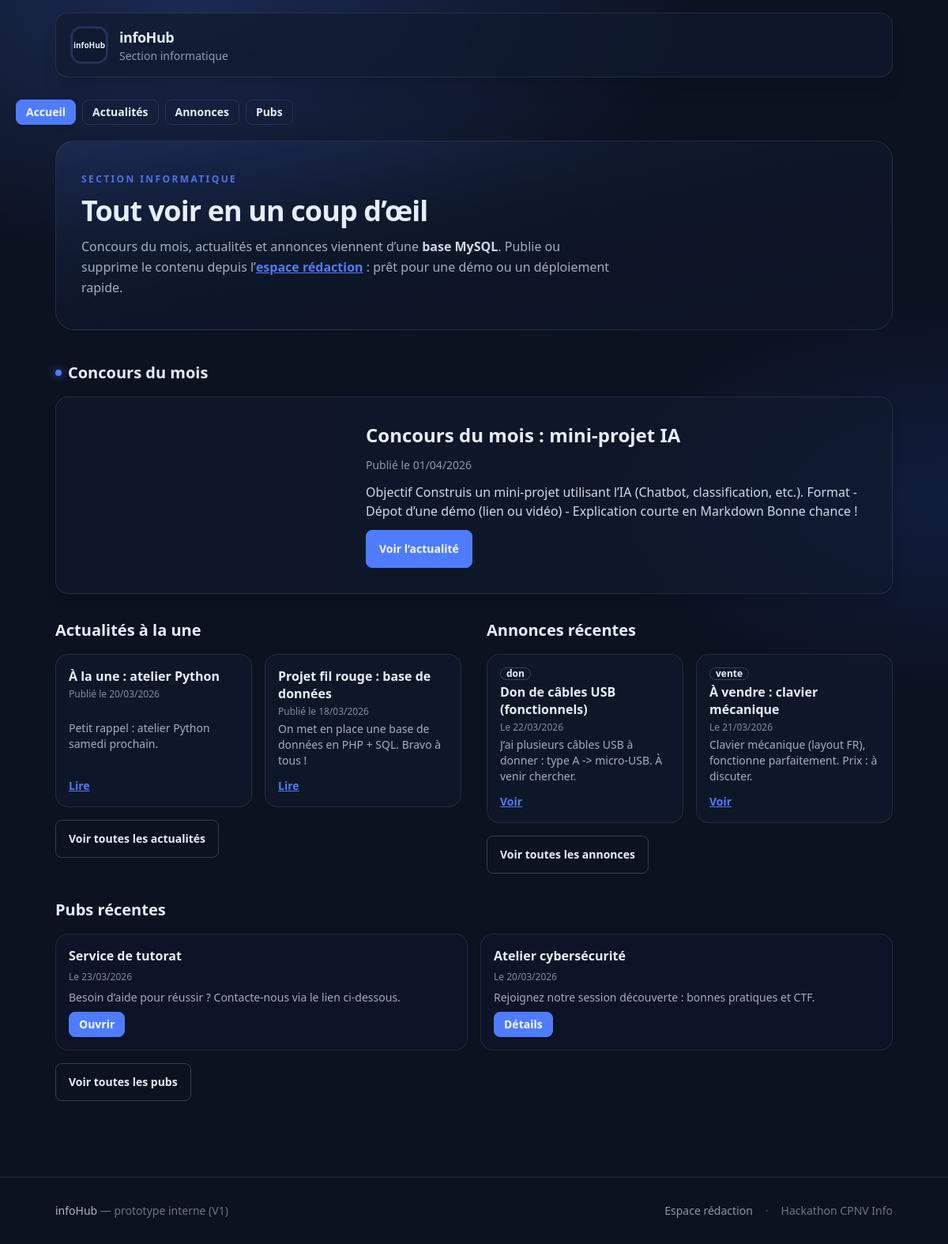
The page / on the database its author committed.
### tables this page shows
CREATE TABLE IF NOT EXISTS news (
  id INT AUTO_INCREMENT PRIMARY KEY,
  title VARCHAR(255) NOT NULL,
  content TEXT NOT NULL,
  image_path VARCHAR(255) NULL,
  is_featured TINYINT(1) NOT NULL DEFAULT 0,
  contest_month CHAR(7) NULL,
  published_at DATETIME NOT NULL DEFAULT CURRENT_TIMESTAMP
);

CREATE TABLE IF NOT EXISTS announcements (
  id INT AUTO_INCREMENT PRIMARY KEY,
  title VARCHAR(255) NOT NULL,
  content TEXT NOT NULL,
  image_path VARCHAR(255) NULL,
  category_slug VARCHAR(50) NOT NULL,
  is_featured TINYINT(1) NOT NULL DEFAULT 0,
  posted_at DATETIME NOT NULL DEFAULT CURRENT_TIMESTAMP,
  CONSTRAINT chk_ann_category CHECK (category_slug IN ('vente','don','covoiturage','aide','petits_boulots','autres'))
);

CREATE TABLE IF NOT EXISTS ads (
  id INT AUTO_INCREMENT PRIMARY KEY,
  title VARCHAR(255) NOT NULL,
  content TEXT NOT NULL,
  image_path VARCHAR(255) NULL,
  link_url VARCHAR(500) NULL,
  posted_at DATETIME NOT NULL DEFAULT CURRENT_TIMESTAMP
);

### lib/db.php (called while the page is built, shortened)
<?php
function db(): PDO
{
  static $pdo = null;
  if ($pdo instanceof PDO) {
    return $pdo;
  }
  $dsn = sprintf(
    'mysql:host=%s;port=%d;dbname=%s;charset=utf8mb4',
    DB_HOST,
    DB_PORT,
    DB_NAME
  );
  $pdo = new PDO($dsn, DB_USER, DB_PASS, [
    PDO::ATTR_ERRMODE => PDO::ERRMODE_EXCEPTION,
    PDO::ATTR_DEFAULT_FETCH_MODE => PDO::FETCH_ASSOC,
  ]);
  return $pdo;
}

### lib/repositories.php (called while the page is built, shortened)
<?php
require_once __DIR__ . '/db.php';
require_once __DIR__ . '/markdown.php';
function getContestOfMonth(string $yyyyMm): ?array
{
  $sql = "SELECT * FROM news WHERE contest_month = :month ORDER BY published_at DESC LIMIT 1";
  $stmt = db()->prepare($sql);
  $stmt->execute(['month' => $yyyyMm]);
  $row = $stmt->fetch();
  if ($row) {
    return $row;
  }
  $sql = "SELECT * FROM news WHERE contest_month IS NOT NULL ORDER BY published_at DESC LIMIT 1";
  $stmt = db()->query($sql);
  $row = $stmt->fetch();
  return $row ?: null;
}
function getLatestFeaturedNews(int $limit): array
{
  $pdo = db();
  $featuredStmt = $pdo->prepare(
    "SELECT * FROM news WHERE is_featured = 1 ORDER BY published_at DESC LIMIT :lim"
  );
  $featuredStmt->bindValue(':lim', $limit, PDO::PARAM_INT);
  $featuredStmt->execute();
  $featured = $featuredStmt->fetchAll();
  if (count($featured) >= $limit) {
    return $featured;
  }
  $excludedIds = array_filter(array_map(static fn ($r) => (int)$r['id'], $featured));
  $remaining = $limit - count($featured);
  $in = implode(',', array_fill(0, count($excludedIds), '?'));
  $fallbackStmt = $pdo->prepare(
    "SELECT * FROM news WHERE id NOT IN ($in) ORDER BY published_at DESC LIMIT :lim"
  );
  $fallbackStmt->bindValue(':lim', $remaining, PDO::PARAM_INT);
  $fallbackStmt->execute();
  return array_merge($featured, $fallbackStmt->fetchAll());
}
function getLatestFeaturedAnnouncements(int $limit): array
{
  $pdo = db();
  $featuredStmt = $pdo->prepare(
    "SELECT * FROM announcements WHERE is_featured = 1 ORDER BY posted_at DESC LIMIT :lim"
  );
  $featuredStmt->bindValue(':lim', $limit, PDO::PARAM_INT);
  $featuredStmt->execute();
  $featured = $featuredStmt->fetchAll();
  if (count($featured) >= $limit) {
    return $featured;
  }
  $excludedIds = array_filter(array_map(static fn ($r) => (int)$r['id'], $featured));
  $remaining = $limit - count($featured);
  $in = implode(',', array_fill(0, count($excludedIds), '?'));
  $fallbackStmt = $pdo->prepare(
    "SELECT * FROM announcements WHERE id NOT IN ($in) ORDER BY posted_at DESC LIMIT :lim"
  );
  $fallbackStmt->bindValue(':lim', $remaining, PDO::PARAM_INT);
  $fallbackStmt->execute();
  return array_merge($featured, $fallbackStmt->fetchAll());
}
function getLatestAds(int $limit): array
{
  $stmt = db()->prepare("SELECT * FROM ads ORDER BY posted_at DESC LIMIT :lim");
  $stmt->bindValue(':lim', $limit, PDO::PARAM_INT);
  $stmt->execute();
  return $stmt->fetchAll();
}

### pages/home.php (the view, shortened to what this page needs)
<?php
require_once __DIR__ . '/../lib/repositories.php';
?>
<?php require __DIR__ . '/../templates/header.php'; ?>
<?php
$currentMonth = date('Y-m');
$contest = getContestOfMonth($currentMonth);
$news = getLatestFeaturedNews(2);
$announcements = getLatestFeaturedAnnouncements(2);
$ads = getLatestAds(2);
?>
<section class="mb-10 rounded-2xl sm:rounded-3xl border border-base-content/10 bg-gradient-to-br from-primary/15 via-base-200/50 to-base-200/30 px-4 py-7 sm:px-8 sm:py-10 animate-fade-in [animation-fill-mode:both] min-w-0 max-w-full">
  <p class="text-xs font-bold uppercase tracking-[0.18em] sm:tracking-[0.2em] text-primary/90 mb-3 break-words">Section informatique</p>
  <h1 class="text-2xl min-[400px]:text-3xl sm:text-4xl font-bold tracking-tight text-base-content mb-3 leading-tight text-balance break-words">Tout voir en un coup d’œil</h1>
  <p class="text-base text-base-content/70 max-w-2xl leading-relaxed break-words">
    Concours du mois, actualités et annonces viennent d’une <strong class="text-base-content/90">base MySQL</strong>.
    Publie ou supprime le contenu depuis l’<a href="admin/login.php" class="link link-primary font-semibold">espace rédaction</a> : prêt pour une démo ou un déploiement rapide.
  </p>
</section>
<section class="my-6 animate-fade-in [animation-delay:80ms] [animation-fill-mode:both]">
  <h2 class="text-xl font-bold mb-4 flex items-center gap-2">
    <span class="h-2 w-2 rounded-full bg-primary shadow-[0_0_12px_rgba(79,124,255,0.8)]" aria-hidden="true"></span>
    Concours du mois
  </h2>
  <?php if ($contest): ?>
    <article class="card lg:card-side bg-base-200/65 border border-base-content/10 shadow-lg hover:shadow-xl transition-shadow duration-300 overflow-x-clip min-w-0 max-w-full">
      <figure class="w-full lg:w-[min(100%,360px)] shrink-0 bg-base-300/40 p-2 sm:p-3 min-w-0">
      </figure>
      <div class="card-body gap-3 min-w-0">
        <h2 class="card-title text-xl min-[400px]:text-2xl font-bold break-words"><?= h($contest['title']) ?></h2>
        <p class="text-sm text-base-content/60">
          Publié le <?= h(date_format(new DateTime($contest['published_at']), 'd/m/Y')) ?>
        </p>
        <div class="rich text-base-content/90">
          <?= render_markdown(markdown_snippet((string)$contest['content'], 260)) ?>
        </div>
        <a class="btn btn-primary w-fit transition-transform duration-200 hover:scale-[1.02]" href="index.php?route=news_detail&id=<?= (int)$contest['id'] ?>">Voir l’actualité</a>
      </div>
    </article>
  <?php endif; ?>
</section>
<section class="my-8 grid gap-8 lg:grid-cols-2 animate-fade-in [animation-delay:120ms] [animation-fill-mode:both]">
  <div>
    <h2 class="text-xl font-bold mb-4">Actualités à la une</h2>
    <div class="grid gap-4 sm:grid-cols-2">
      <?php foreach ($news as $n): ?>
        <article class="card bg-base-200/60 border border-base-content/10 overflow-x-clip min-w-0 max-w-full hover:-translate-y-0.5 hover:shadow-lg transition-all duration-300">
          <div class="card-body p-4 gap-1">
            <h3 class="font-bold text-base leading-snug"><?= h($n['title']) ?></h3>
            <p class="text-xs text-base-content/55">Publié le <?= h(date_format(new DateTime($n['published_at']), 'd/m/Y')) ?></p>
            <p class="text-sm text-base-content/70 line-clamp-3"><?= h(markdown_snippet((string)$n['content'], 140)) ?></p>
            <a class="link link-primary font-bold text-sm mt-2 w-fit" href="index.php?route=news_detail&id=<?= (int)$n['id'] ?>">Lire</a>
          </div>
        </article>
      <?php endforeach; ?>
    </div>
    <a class="btn btn-outline border-base-content/20 mt-4 transition-all duration-200 hover:border-primary/50" href="index.php?route=news">Voir toutes les actualités</a>
  </div>
  <div>
    <h2 class="text-xl font-bold mb-4">Annonces récentes</h2>
    <div class="grid gap-4 sm:grid-cols-2">
      <?php foreach ($announcements as $a): ?>
        <article class="card bg-base-200/60 border border-base-content/10 overflow-x-clip min-w-0 max-w-full hover:-translate-y-0.5 hover:shadow-lg transition-all duration-300">
          <div class="card-body p-4 gap-1">
            <span class="badge badge-outline badge-sm font-semibold w-fit border-base-content/20"><?= h($a['category_slug']) ?></span>
            <h3 class="font-bold text-base leading-snug"><?= h($a['title']) ?></h3>
            <p class="text-xs text-base-content/55">Le <?= h(date_format(new DateTime($a['posted_at']), 'd/m/Y')) ?></p>
            <p class="text-sm text-base-content/70 line-clamp-3"><?= h(markdown_snippet((string)$a['content'], 140)) ?></p>
            <a class="link link-primary font-bold text-sm mt-2 w-fit" href="index.php?route=announcement_detail&id=<?= (int)$a['id'] ?>">Voir</a>
          </div>
        </article>
      <?php endforeach; ?>
    </div>
    <a class="btn btn-outline border-base-content/20 mt-4 transition-all duration-200 hover:border-primary/50" href="index.php?route=announcements">Voir toutes les annonces</a>
  </div>
</section>
<section class="my-8 animate-fade-in [animation-delay:160ms] [animation-fill-mode:both]">
  <h2 class="text-xl font-bold mb-4">Pubs récentes</h2>
  <div class="grid gap-4 sm:grid-cols-2">
    <?php foreach ($ads as $ad): ?>
      <article class="card bg-base-300/50 border border-base-content/10 overflow-x-clip min-w-0 max-w-full hover:-translate-y-0.5 hover:shadow-lg transition-all duration-300">
        <div class="card-body p-4 gap-2">
          <h3 class="font-bold text-base leading-snug"><?= h($ad['title']) ?></h3>
          <p class="text-xs text-base-content/55">Le <?= h(date_format(new DateTime($ad['posted_at']), 'd/m/Y')) ?></p>
          <p class="text-sm text-base-content/70 line-clamp-3"><?= h(markdown_snippet((string)$ad['content'], 160)) ?></p>
          <?php if (!empty($ad['link_url'])): ?>
            <a class="btn btn-primary btn-sm w-fit transition-transform duration-200 hover:scale-[1.02]" href="<?= h($ad['link_url']) ?>" target="_blank" rel="noopener noreferrer">Ouvrir</a>
          <?php else: ?>
            <a class="btn btn-primary btn-sm w-fit transition-transform duration-200 hover:scale-[1.02]" href="index.php?route=ad_detail&id=<?= (int)$ad['id'] ?>">Détails</a>
          <?php endif; ?>
        </div>
      </article>
    <?php endforeach; ?>
  </div>
  <a class="btn btn-outline border-base-content/20 mt-4 transition-all duration-200 hover:border-primary/50" href="index.php?route=ads">Voir toutes les pubs</a>
</section>
<?php require __DIR__ . '/../templates/footer.php'; ?>

### index.php (shortened to what this page needs)
<?php
require_once __DIR__ . '/lib/db.php';
require_once __DIR__ . '/lib/markdown.php';
require_once __DIR__ . '/lib/repositories.php';
function h(string $s): string
{
  return htmlspecialchars($s, ENT_QUOTES | ENT_SUBSTITUTE, 'UTF-8');
}
$route = $_GET['route'] ?? 'home';
try {
  switch ($route) {
    case 'home':
      require __DIR__ . '/pages/home.php';
      break;
  }
} catch (Throwable $e) {
  http_response_code(500);
  $err_title = 'Erreur serveur';
  $err_text = 'Une erreur est survenue. Vérifie la configuration de la base de données.';
  $err_style = 'danger';
  $err_show_home = false;
  $err_debug = $e;
  require __DIR__ . '/pages/error.php';
}

### templates/header.php (shortened to what this page needs)
<!doctype html>
<html lang="fr" data-theme="infohub" class="scroll-smooth">
<head>
  <link rel="stylesheet" href="assets/app.css">
</head>
<body class="min-h-screen flex flex-col">
  <header class="shell pt-4 pb-2 animate-fade-in">
    <div class="card bg-base-200/70 backdrop-blur-md border border-base-content/10 shadow-xl transition-shadow duration-300 hover:shadow-xl min-w-0">
      <div class="card-body py-4 px-4 sm:px-5 flex-row items-center gap-3 sm:gap-4 min-w-0">
        <div class="relative shrink-0 w-11 h-11 rounded-xl border border-base-content/15 bg-base-300/50 flex items-center justify-center overflow-hidden ring-2 ring-primary/20">
          <span class="relative z-0 px-1 text-center text-[10px] font-extrabold leading-tight"><?= htmlspecialchars(SITE_TITLE) ?></span>
        </div>
        <div class="min-w-0 flex-1">
          <div class="font-extrabold text-base min-[400px]:text-lg tracking-tight text-balance break-words"><?= htmlspecialchars(SITE_TITLE) ?></div>
          <div class="text-sm text-base-content/60">Section informatique</div>
        </div>
      </div>
    </div>
  </header>
  <?php require __DIR__ . '/navbar.php'; ?>
  <main class="shell flex-1 pb-16 min-h-0">

### templates/navbar.php (shortened to what this page needs)
<?php
$current = $_GET['route'] ?? 'home';
?>
<nav class="shell sticky top-0 z-40 mt-3 mb-5 pt-1 -mx-0 animate-fade-in [animation-delay:50ms] [animation-fill-mode:both] bg-base-100/85 backdrop-blur-md sm:bg-transparent sm:backdrop-blur-none border-b border-base-content/[0.06] sm:border-0" aria-label="Navigation principale">
  <div class="flex flex-nowrap sm:flex-wrap gap-2 py-1 overflow-x-auto overflow-y-hidden scroll-smooth pb-2 sm:pb-0 [-ms-overflow-style:none] [scrollbar-width:none] [&::-webkit-scrollbar]:hidden sm:overflow-visible touch-pan-x">
    <a class="btn btn-sm shrink-0 min-h-11 min-w-[2.75rem] sm:min-h-8 sm:min-w-0 <?= $current === 'home' ? 'btn-primary shadow-md' : 'btn-ghost border border-base-content/10 hover:border-primary/35 transition-all duration-200' ?>" href="index.php?route=home">Accueil</a>
    <a class="btn btn-sm shrink-0 min-h-11 min-w-[2.75rem] sm:min-h-8 sm:min-w-0 <?= $current === 'news' || $current === 'news_detail' ? 'btn-primary shadow-md' : 'btn-ghost border border-base-content/10 hover:border-primary/35 transition-all duration-200' ?>" href="index.php?route=news">Actualités</a>
    <a class="btn btn-sm shrink-0 min-h-11 min-w-[2.75rem] sm:min-h-8 sm:min-w-0 <?= $current === 'announcements' || $current === 'announcement_detail' ? 'btn-primary shadow-md' : 'btn-ghost border border-base-content/10 hover:border-primary/35 transition-all duration-200' ?>" href="index.php?route=announcements">Annonces</a>
    <a class="btn btn-sm shrink-0 min-h-11 min-w-[2.75rem] sm:min-h-8 sm:min-w-0 <?= $current === 'ads' || $current === 'ad_detail' ? 'btn-primary shadow-md' : 'btn-ghost border border-base-content/10 hover:border-primary/35 transition-all duration-200' ?>" href="index.php?route=ads">Pubs</a>
  </div>
</nav>

### lib/markdown.php (shortened to what this page needs)
<?php
function render_markdown(string $markdown): string
{
  $markdown = str_replace(["\r\n", "\r"], "\n", $markdown);
  $escaped = htmlspecialchars($markdown, ENT_QUOTES | ENT_SUBSTITUTE, 'UTF-8');
  $lines = explode("\n", $escaped);
  $html = implode("\n", $lines);
  $html = preg_replace(
    '/\[(.+?)\]\((https?:\/\/[^\)]+)\)/',
    '<a href="$2" target="_blank" rel="noopener noreferrer">$1</a>',
    $html
  );
  $html = preg_replace('/`([^`]+)`/', '<code>$1</code>', $html);
  $html = preg_replace('/\*\*([^\*]+)\*\*/', '<strong>$1</strong>', $html);
  $html = preg_replace('/(^|[^*])\*([^*\n]+)\*/', '$1<em>$2</em>', $html);
  $segments = preg_split('/\n{2,}/', $html);
  $out = [];
  foreach ($segments as $seg) {
    $seg = str_replace("\n", "<br>\n", $seg);
    $out[] = $seg;
  }
  return implode("\n<br>\n", $out);
}
function markdown_snippet(string $markdown, int $maxChars = 200): string
{
  $text = str_replace(["\r\n", "\r"], "\n", $markdown);
  $text = preg_replace('/\[(.*?)\]\((https?:\/\/[^\)]+)\)/', '$1', (string)$text);
  $text = preg_replace('/\*\*([^*]+)\*\*/', '$1', (string)$text);
  $text = preg_replace('/\*([^*\n]+)\*/', '$1', (string)$text);
  $text = preg_replace('/`([^`]+)`/', '$1', (string)$text);
  $text = preg_replace('/^#{1,3}\s*/m', '', (string)$text);
  $text = preg_replace('/\s+/', ' ', trim((string)$text));
  if (mb_strlen($text) <= $maxChars) {
    return $text;
  }
  return mb_substr($text, 0, $maxChars - 1) . '…';
}

### templates/footer.php
  </main>
  <footer class="mt-auto border-t border-base-content/10 py-8 text-sm text-base-content/55">
    <div class="shell flex flex-wrap items-center justify-between gap-x-4 gap-y-3">
      <div class="min-w-0 basis-full min-[520px]:basis-auto">
        <span class="font-medium text-base-content/75 break-words"><?= htmlspecialchars(SITE_TITLE) ?></span>
        <span class="text-base-content/45"> — prototype interne (V1)</span>
      </div>
      <div class="flex flex-wrap items-center gap-x-4 gap-y-2 min-w-0">
        <a href="admin/login.php" class="link link-hover text-base-content/60 text-sm transition-colors duration-200 hover:text-primary break-words">Espace rédaction</a>
        <span class="text-base-content/35 hidden sm:inline">·</span>
        <span class="text-base-content/45">Hackathon CPNV Info</span>
      </div>
    </div>
  </footer>
</body>
</html>

### rows shown on the page
news: title "Concours du mois : mini-projet IA", published_at "01/04/2026", content "Objectif Construis un mini-projet utilisant l’IA (Chatbot, classification, etc.). Format - Dépot d’une démo (lien ou vidéo) - Explication courte en Markdown Bonne chance !"
news: title "À la une : atelier Python", published_at "20/03/2026", content "Petit rappel : atelier Python samedi prochain."
news: title "Projet fil rouge : base de données", published_at "18/03/2026", content "On met en place une base de données en PHP + SQL. Bravo à tous !"
announcements: category_slug "don", title "Don de câbles USB (fonctionnels)", posted_at "22/03/2026", content "J’ai plusieurs câbles USB à donner : type A -> micro-USB. À venir chercher."
announcements: category_slug "vente", title "À vendre : clavier mécanique", posted_at "21/03/2026", content "Clavier mécanique (layout FR), fonctionne parfaitement. Prix : à discuter."
ads: title "Service de tutorat", posted_at "23/03/2026", content "Besoin d’aide pour réussir ? Contacte-nous via le lien ci-dessous."
ads: title "Atelier cybersécurité", posted_at "20/03/2026", content "Rejoignez notre session découverte : bonnes pratiques et CTF."

### other values the page prints
SITE_TITLE "infoHub"
